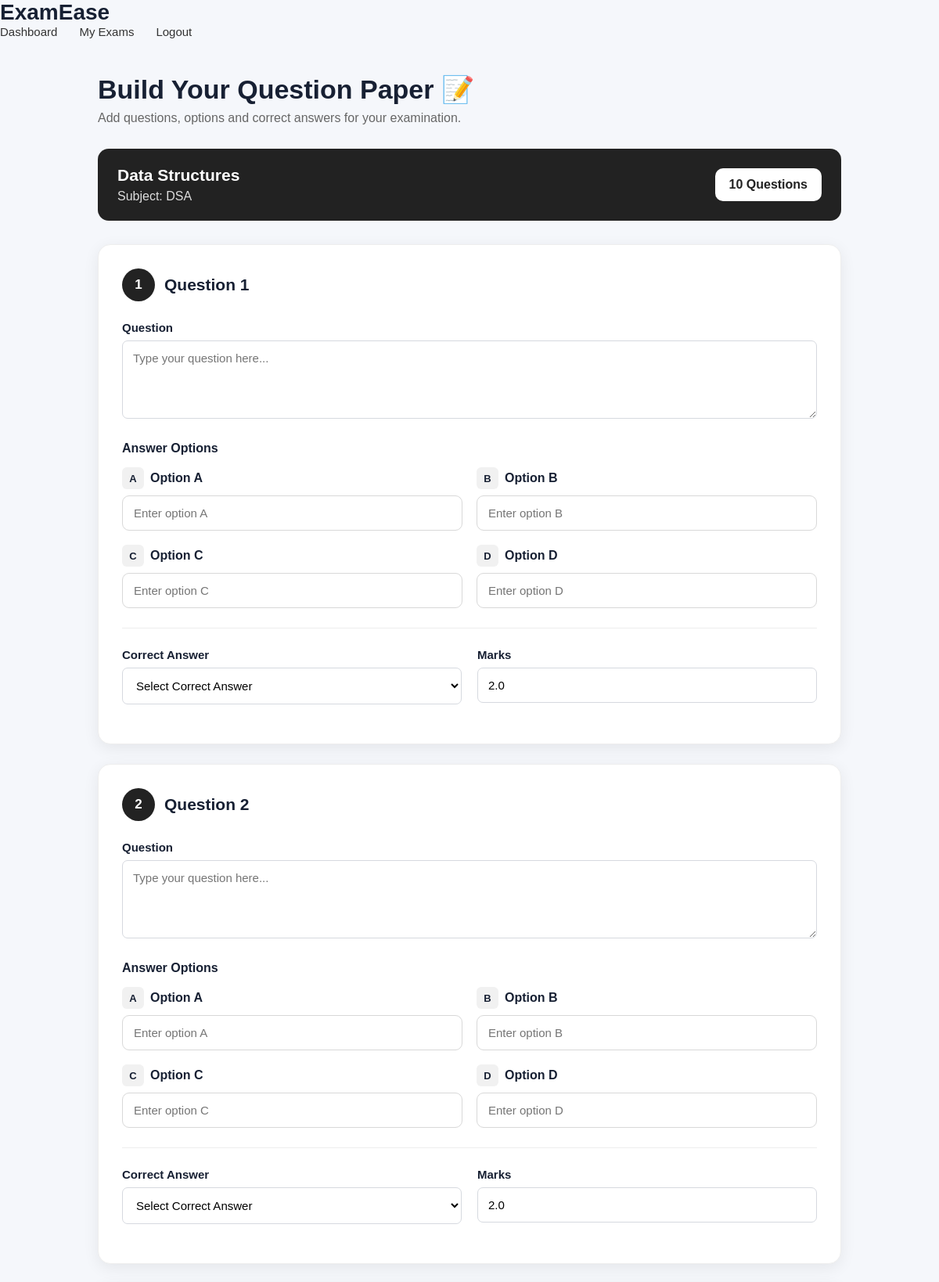
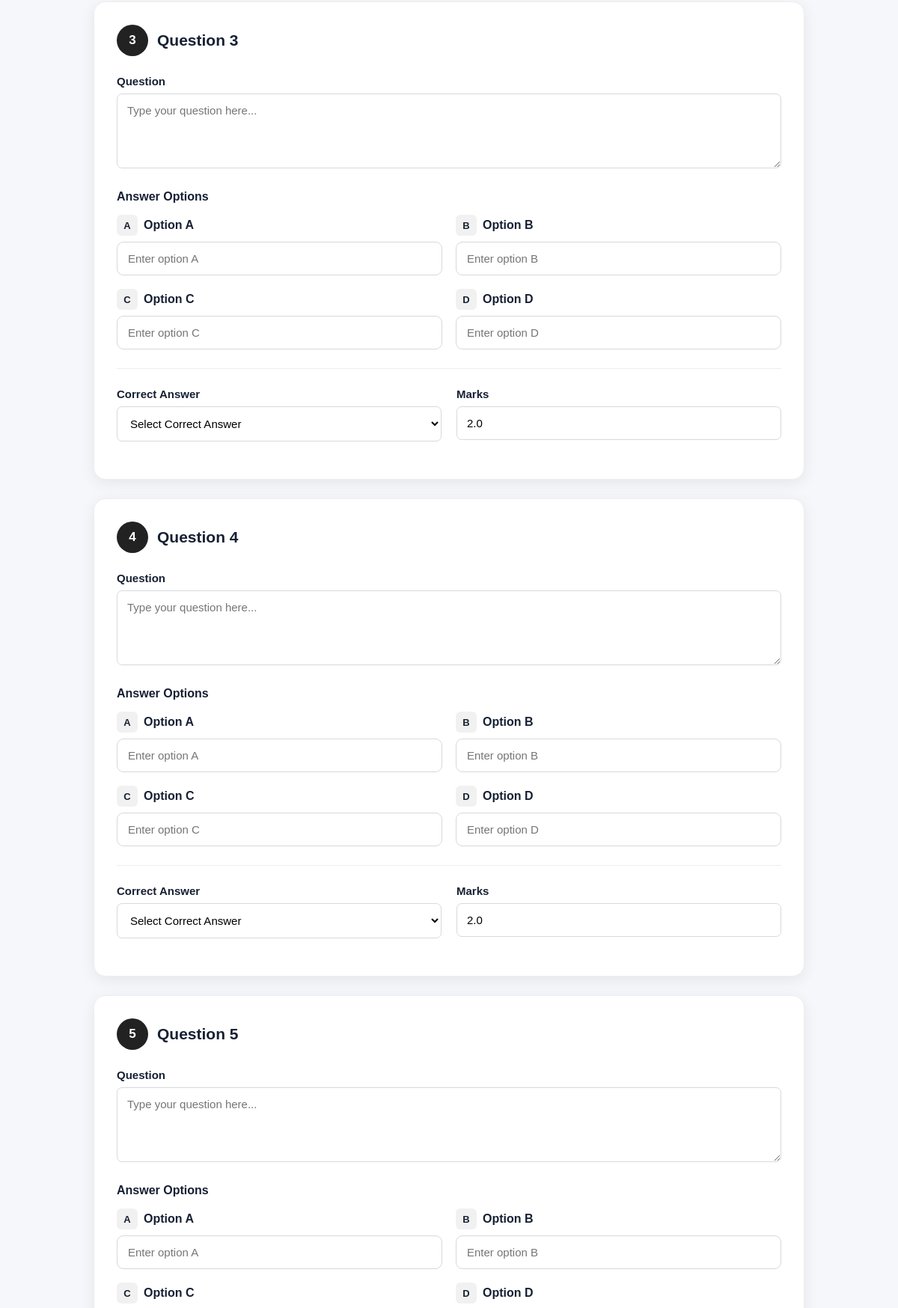
/add-questions/11 (signed in, upper part), run on the app's committed database (2 pictures, top to bottom).
### tables this page shows
CREATE TABLE exams (
            id INTEGER PRIMARY KEY AUTOINCREMENT,
            teacher_id INTEGER NOT NULL,
            exam_name TEXT NOT NULL,
            subject TEXT NOT NULL,
            duration INTEGER NOT NULL,
            total_questions INTEGER NOT NULL,
            marks_per_question REAL NOT NULL,
            negative_marking REAL DEFAULT 0,
            number_of_sets INTEGER DEFAULT 1
        , result_published INTEGER DEFAULT 0);

### app.py (the view, shortened to what this page needs)
@app.route("/add-questions/<int:exam_id>", methods=["GET", "POST"])
def add_questions(exam_id):
    if "teacher_id" not in session:
        return redirect(url_for("teacher_login"))
    connection = get_db_connection()
    exam = connection.execute("""
        SELECT *
        FROM exams
        WHERE id = ?
        AND teacher_id = ?
    """, (
        exam_id,
        session["teacher_id"]
    )).fetchone()
    if exam is None:
        connection.close()
        return "Exam not found or you don't have permission."
    connection.close()
    return render_template(
        "add_questions.html",
        exam=exam
    )

### app.py (called while the page is built)
def get_db_connection():
    connection = sqlite3.connect("exam_ease.db", timeout=10)
    connection.row_factory = sqlite3.Row
    return connection

### templates/add_questions.html (shortened to what this page needs)
<!DOCTYPE html>
<html lang="en">
<head>
<link rel="stylesheet"
      href="{{ url_for('static', filename='css/style.css') }}">
</head>
<body>
<nav>
    <div class="logo">
        ExamEase
    </div>
    <div class="nav-links">
        <a href="/teacher-dashboard">
            Dashboard
        </a>
        <a href="/my-exams">
            My Exams
        </a>
        <a href="/logout">
            Logout
        </a>
    </div>
</nav>
<div class="questions-page">
    <div class="questions-header">
        <h1>
            Build Your Question Paper 📝
        </h1>
        <p>
            Add questions, options and correct answers for your examination.
        </p>
    </div>
    <div class="exam-summary">
        <div>
            <h2>
                {{ exam["exam_name"] }}
            </h2>
            <p>
                Subject: {{ exam["subject"] }}
            </p>
        </div>
        <div class="question-count">
            {{ exam["total_questions"] }} Questions
        </div>
    </div>
    <form method="POST">
        {% for i in range(exam["total_questions"]) %}
        <div class="question-card">
            <div class="question-heading">
                <div class="question-number">
                    {{ i + 1 }}
                </div>
                <h2>
                    Question {{ i + 1 }}
                </h2>
            </div>
            <div class="form-group">
                <label>
                    Question
                </label>
                <textarea
                    name="question_text[]"
                    placeholder="Type your question here..."
                    required></textarea>
            </div>
            <div class="options-title">
                Answer Options
            </div>
            <div class="options-grid">
                <div class="option-group">
                    <label class="option-label">
                        <span class="option-badge">
                            A
                        </span>
                        Option A
                    </label>
                    <input
                        type="text"
                        name="option_a[]"
                        placeholder="Enter option A"
                        required>
                </div>
                <div class="option-group">
                    <label class="option-label">
                        <span class="option-badge">
                            B
                        </span>
                        Option B
                    </label>
                    <input
                        type="text"
                        name="option_b[]"
                        placeholder="Enter option B"
                        required>
                </div>
                <div class="option-group">
                    <label class="option-label">
                        <span class="option-badge">
                            C
                        </span>
                        Option C
                    </label>
                    <input
                        type="text"
                        name="option_c[]"
                        placeholder="Enter option C"
                        required>
                </div>
                <div class="option-group">
                    <label class="option-label">
                        <span class="option-badge">
                            D
                        </span>
                        Option D
                    </label>
                    <input
                        type="text"
                        name="option_d[]"
                        placeholder="Enter option D"
                        required>
                </div>
            </div>
            <div class="question-settings">
                <div class="form-group">
                    <label>
                        Correct Answer
                    </label>
                    <select
                        name="correct_answer[]"
                        required>
                        <option value="">
                            Select Correct Answer
                        </option>
                    </select>
                </div>
                <div class="form-group">
                    <label>
                        Marks
                    </label>
                    <input
                        type="number"
                        name="marks[]"
                        value="{{ exam['marks_per_question'] }}"
                        min="1"
                        required>
                </div>
            </div>
        </div>
        {% endfor %}
    </form>
</div>
</body>
</html>

### style.css (style rules this page uses)
* { margin: 0; padding: 0; box-sizing: border-box; }
html { scroll-behavior: smooth; }
body { font-family: Arial, Helvetica, sans-serif; background: #f5f7fb; color: #172033; }
.logo { font-size: 28px; font-weight: bold; color: #172033; }
.nav-links { display: flex; align-items: center; gap: 28px; }
.nav-links a { text-decoration: none; color: #333; font-size: 15px; font-weight: 500; transition: 0.3s; }
.form-group { margin-bottom: 18px; }
.form-group label { display: block; margin-bottom: 7px; font-weight: bold; }
.form-group input, .form-group select, .form-group textarea { width: 100%; padding: 13px; border: 1px solid #d6d9df; border-radius: 7px; font-size: 15px; }
.form-group textarea { min-height: 100px; resize: vertical; }
.question-card { background: white; padding: 25px; margin-bottom: 20px; border-radius: 10px; box-shadow: 0 3px 12px rgba(0, 0, 0, 0.06); }

### templates/add_questions.html (style rules this page uses)
.questions-page { max-width: 1000px; margin: 45px auto; padding: 0 25px 60px; }
.questions-header { margin-bottom: 30px; }
.questions-header h1 { font-size: 34px; margin-bottom: 8px; }
.questions-header p { color: #666; margin: 5px 0; }
.exam-summary { background: #222; color: white; padding: 22px 25px; border-radius: 14px; margin-bottom: 30px; display: flex; justify-content: space-between; align-items: center; gap: 20px; }
.exam-summary h2 { margin: 0 0 6px; font-size: 21px; }
.exam-summary p { margin: 0; color: #ddd; }
.question-count { background: white; color: #222; padding: 12px 18px; border-radius: 10px; font-weight: bold; white-space: nowrap; }
.question-card { background: white; border-radius: 16px; padding: 30px; margin-bottom: 25px; box-shadow: 0 5px 20px rgba(0, 0, 0, 0.07); border: 1px solid #eee; }
.question-heading { display: flex; align-items: center; gap: 12px; margin-bottom: 25px; }
.question-number { width: 42px; height: 42px; background: #222; color: white; border-radius: 50%; display: flex; align-items: center; justify-content: center; font-weight: bold; font-size: 17px; }
.question-heading h2 { margin: 0; font-size: 21px; }
.form-group { margin-bottom: 20px; }
.form-group label { display: block; font-weight: 600; margin-bottom: 8px; font-size: 15px; }
textarea, input, select { width: 100%; box-sizing: border-box; padding: 13px 14px; border: 1px solid #d8d8d8; border-radius: 9px; font-size: 15px; outline: none; transition: 0.2s; font-family: inherit; background: white; }
textarea { min-height: 100px; resize: vertical; }
.options-title { font-weight: 600; margin: 25px 0 15px; }
.options-grid { display: grid; grid-template-columns: 1fr 1fr; gap: 18px; }
.option-group { position: relative; }
.option-label { display: flex; align-items: center; gap: 8px; margin-bottom: 8px; font-weight: 600; }
.option-badge { width: 28px; height: 28px; background: #f1f1f1; border-radius: 6px; display: inline-flex; align-items: center; justify-content: center; font-size: 13px; }
.question-settings { display: grid; grid-template-columns: 1fr 1fr; gap: 20px; margin-top: 25px; padding-top: 25px; border-top: 1px solid #eee; }

### data on the page
exams: exam_name "Data Structures", subject "DSA", total_questions "10", marks_per_question "2.0" "2.0" "2.0" "2.0"

### other printed values
{{ i + 1 }} "1" "2" "3" "4" "5"
